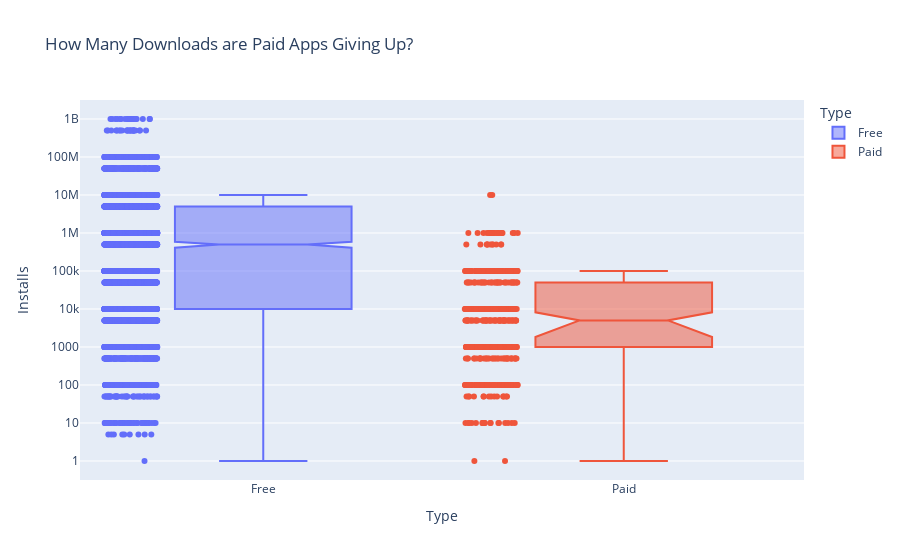

Notebook cell for this chart:
### Markdown cell above
# Plotly Box Plots: Lost Downloads for Paid Apps

**Challenge**: Create a box plot that shows the number of Installs for free versus paid apps. How does the median number of installations compare? Is the difference large or small?

Use the [Box Plots Guide](https://plotly.com/python/box-plots/) and the [.box API reference](https://plotly.com/python-api-reference/generated/plotly.express.box.html) to create the following chart. 

<img src=https://imgur.com/uVsECT3.png>

### Code cell
box = px.box(df_apps_clean, x=df_apps_clean.Type, y=df_apps_clean.Installs, color='Type', 
             title='How Many Downloads are Paid Apps Giving Up?', notched=True, points='all')


box.update_layout(yaxis=dict(type='log'))


box.show()

### Figure 1 — Plotly figure (JSON) as saved in the notebook; plotly's stock layout.template omitted (floating-point values rounded to 4 significant figures; data arrays with more than 128 entries replaced by an {"elided": "..."} marker saying what was removed)
{"data": [{"alignmentgroup": "True", "boxpoints": "all", "hovertemplate": "Type=%{x}<br>Installs=%{y}<extra></extra>", "legendgroup": "Free", "marker": {"color": "#636efa"}, "name": "Free", "notched": true, "offsetgroup": "Free", "orientation": "v", "showlegend": true, "type": "box", "x": {"elided": "7609 str values"}, "x0": " ", "xaxis": "x", "y": {"elided": "7609 int values"}, "y0": " ", "yaxis": "y"}, {"alignmentgroup": "True", "boxpoints": "all", "hovertemplate": "Type=%{x}<br>Installs=%{y}<extra></extra>", "legendgroup": "Paid", "marker": {"color": "#EF553B"}, "name": "Paid", "notched": true, "offsetgroup": "Paid", "orientation": "v", "showlegend": true, "type": "box", "x": {"elided": "588 str values"}, "x0": " ", "xaxis": "x", "y": {"elided": "588 int values"}, "y0": " ", "yaxis": "y"}], "layout": {"boxmode": "overlay", "legend": {"title": {"text": "Type"}, "tracegroupgap": 0}, "title": {"text": "How Many Downloads are Paid Apps Giving Up?"}, "xaxis": {"anchor": "y", "categoryarray": ["Free", "Paid"], "categoryorder": "array", "domain": [0, 1], "title": {"text": "Type"}}, "yaxis": {"anchor": "x", "domain": [0, 1], "title": {"text": "Installs"}, "type": "log"}}}
